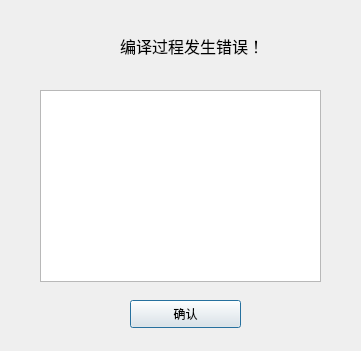
<?xml version="1.0" encoding="UTF-8"?>
<ui version="4.0">
 <class>ErrorDialog</class>
 <widget class="QDialog" name="ErrorDialog">
  <property name="geometry">
   <rect>
    <x>0</x>
    <y>0</y>
    <width>361</width>
    <height>351</height>
   </rect>
  </property>
  <property name="windowTitle">
   <string>错误</string>
  </property>
  <widget class="QTextBrowser" name="textBrowser">
   <property name="geometry">
    <rect>
     <x>40</x>
     <y>90</y>
     <width>281</width>
     <height>192</height>
    </rect>
   </property>
  </widget>
  <widget class="QPushButton" name="OK">
   <property name="geometry">
    <rect>
     <x>130</x>
     <y>300</y>
     <width>111</width>
     <height>28</height>
    </rect>
   </property>
   <property name="text">
    <string>确认</string>
   </property>
  </widget>
  <widget class="QLabel" name="label">
   <property name="geometry">
    <rect>
     <x>120</x>
     <y>30</y>
     <width>181</width>
     <height>31</height>
    </rect>
   </property>
   <property name="font">
    <font>
     <family>微软雅黑</family>
     <pointsize>12</pointsize>
    </font>
   </property>
   <property name="text">
    <string>编译过程发生错误！</string>
   </property>
  </widget>
  <widget class="QWidget" name="widget" native="true">
   <property name="geometry">
    <rect>
     <x>50</x>
     <y>10</y>
     <width>71</width>
     <height>71</height>
    </rect>
   </property>
   <property name="styleSheet">
    <string notr="true">border-image: url(:/image/Images/error.png);</string>
   </property>
  </widget>
 </widget>
 <resources/>
 <connections/>
</ui>
